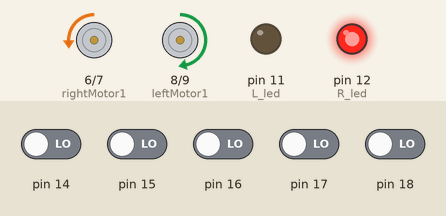
The sketch below on a simulated Arduino Uno, built with avr-gcc and run on an emulated ATmega328P. On the bench: motor-driver pin pairs drawn as motors (green arrow = first pin HIGH = forward, orange = second pin HIGH = backward, longer = more drive, scaled by the enable pin), output pins drawn as LEDs (lit = HIGH). The test bench sets the inputs (shaded band); at power-on: pin 14–18 LOW. What the sketch prints to the serial monitor is not drawn.

Above: at 10.7 s.
10.8 s: pin 15 driven HIGH
At 11.7 s:
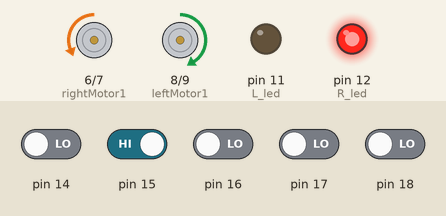
12.3 s: pin 14 driven HIGH
At 12.8 s:
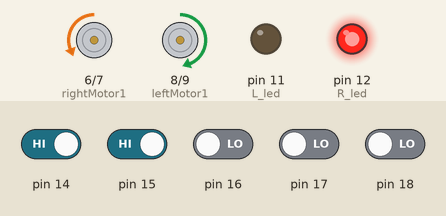
13.8 s: pin 17 driven HIGH
At 14.1 s:
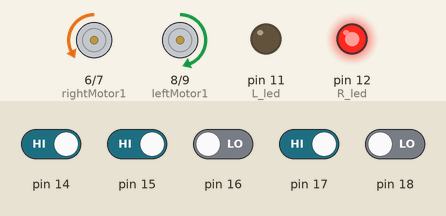
15.3 s: pin 16 driven HIGH
At 16.4 s:
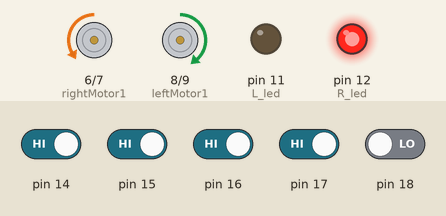
16.8 s: pin 18 driven HIGH
At 17.5 s:
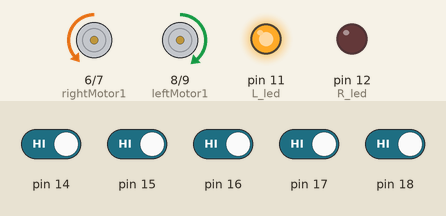
18.3 s: pin 15 driven LOW
At 18.7 s:
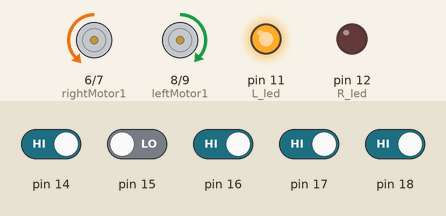
Timing chart, 0 to 20.8 s (numbered marks = the images above; inputs shaded):
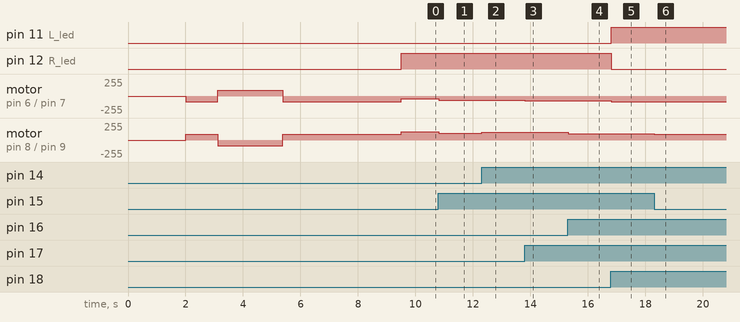

The sketch:

DoLine_QTR_5RC_MotorBlue_2.ino
```cpp
///////////// Search Line Car - QTR - 5RC - PID - Blue Motor  //////////
/////////////       10-3-2021           //////////////

#include <QTRSensors.h>

#define Kp 0.02       //0.03  //0.016 // experiment to determine this, start by something small that just makes your bot follow the line at a slow speed
#define Kd 0.38       //0.2   //0.34  // experiment to determine this, slowly increase the speeds and adjust this value. ( Note: Kp < Kd)
#define MaxSpeed 220    // max speed of the robot
#define BaseSpeed 84    //35    // this is the speed at which the motors should spin when the robot is perfectly on the line
#define NUM_SENSORS  5  // number of sensors used

#define speedturn  110 //180

#define rightMotor1   6
#define rightMotor2   7
#define rightMotorPWM 5 //5
#define leftMotor1    8
#define leftMotor2    9
#define leftMotorPWM  10 //6

#define L_led 11  // Đèn si nhan trai ////////////
#define R_led 12  // Đèn si nhan phai ////////////

//QTRSensorsRC qtrrc((unsigned char[]) {2,3,4,5,6,7,8,9} ,NUM_SENSORS, 2500, QTR_NO_EMITTER_PIN);
QTRSensorsRC qtrrc((unsigned char[]) {14,15,16,17,18} ,NUM_SENSORS, 2500, QTR_NO_EMITTER_PIN);

unsigned int sensorValues[NUM_SENSORS];

void setup()
{
  pinMode(rightMotor1, OUTPUT);
  pinMode(rightMotor2, OUTPUT);
  pinMode(rightMotorPWM, OUTPUT);
  pinMode(leftMotor1, OUTPUT);
  pinMode(leftMotor2, OUTPUT);
  pinMode(leftMotorPWM, OUTPUT);

  pinMode(L_led, OUTPUT); ////////////////
  pinMode(R_led, OUTPUT); ////////////////

  delay(2000);
  Serial.begin(112500);

  Init1(); ///////////

  wait();
  delay(3000); // wait for 2s to position the bot before entering the main loop
}

int lastError = 0;
unsigned int sensors[5];
int position = 2000;  //= qtrrc.readLine(sensors);
int motorSpeed;
int rightMotorSpeed;
int leftMotorSpeed;

void loop()
{
  position = qtrrc.readLine(sensors); // get calibrated readings along with the line position, refer to the QTR Sensors Arduino Library for more details on line position.

  int error = position - 2000;
  Serial.println(position);

    //////////////////////////////////////////////////
    motorSpeed = Kp * error + Kd * (error - lastError);
    lastError = error;

    rightMotorSpeed = BaseSpeed - motorSpeed; ///// +
    leftMotorSpeed  = BaseSpeed + motorSpeed; ///// -

    if (rightMotorSpeed > MaxSpeed )  rightMotorSpeed = MaxSpeed; // prevent the motor from going beyond max speed
    if (leftMotorSpeed > MaxSpeed )   leftMotorSpeed = MaxSpeed;  // prevent the motor from going beyond max speed
    if (rightMotorSpeed < 0)  rightMotorSpeed = 0;
    if (leftMotorSpeed < 0)   leftMotorSpeed  = 0;

    move(1, rightMotorSpeed, 1);  //motor derecho hacia adelante
    move(0, leftMotorSpeed, 0);   //motor izquierdo hacia adelante


  if (leftMotorSpeed > rightMotorSpeed)//////////////////////////
  {
    digitalWrite(L_led, HIGH); digitalWrite(R_led, LOW);
    //Serial.println("Right ...");
  }
  else
  if (leftMotorSpeed < rightMotorSpeed)//////////////////////////
  {
    digitalWrite(L_led, LOW); digitalWrite(R_led, HIGH);
    //Serial.println("Left ...");
  }


}

void wait(){
//  digitalWrite(motorPower, LOW);
}

void move(int motor, int speed, int direction){
//  digitalWrite(motorPower, HIGH); //disable standby

  boolean inPin1=LOW;  //HIGH
  boolean inPin2=HIGH; //LOW

  if(direction == 1){
    inPin1 = LOW;    //HIGH
    inPin2 = HIGH;   //LOW
  }
  if(direction == 0){
    inPin1 = HIGH; //LOW
    inPin2 = LOW;  //HIGH
  }

  if(motor == 0){
    digitalWrite(leftMotor1, inPin1);
    digitalWrite(leftMotor2, inPin2);
    analogWrite(leftMotorPWM, speed);
  }
  if(motor == 1){
    digitalWrite(rightMotor1, inPin1);
    digitalWrite(rightMotor2, inPin2);
    analogWrite(rightMotorPWM, speed);
  }
}

void Init1()
{
  for (int i = 0; i < 100; i++) // calibrate for sometime by sliding the sensors across the line, or you may use auto-calibration instead
  {
   //comment this part out for automatic calibration
    if ( i  < 25 || i >= 75 )   // turn to the left and right to expose the sensors to the brightest and darkest readings that may be encountered
    {
      move(1, 88, 1); //motor derecho hacia adelante
      move(0, 88, 0); //motor izquierdo hacia atras
    }
    else
    {
      move(1, 88, 0); //motor derecho hacia atras
      move(0, 88, 1); //motor izquierdo hacia adelante
    }

    qtrrc.calibrate();
    delay(20);
  }
}

void Init2()
{
  for (int i = 0; i < 110; i++) // calibrate for sometime by sliding the sensors across the line, or you may use auto-calibration instead
  {
   //comment this part out for automatic calibration
    if ( i  < 55 )   // turn to the left and right to expose the sensors to the brightest and darkest readings that may be encountered
    {
      move(1, 80, 1); //motor derecho hacia adelante
      move(0, 80, 1); //motor izquierdo hacia atras
    }
    else
    {
      move(1, 80, 0); //motor derecho hacia atras
      move(0, 80, 0); //motor izquierdo hacia adelante
    }

    qtrrc.calibrate();
    delay(20);
  }
}

void stop_(int delay_)
{
  move(1, 0, 0);  //motor derecho hacia adelante
  move(0, 0, 0);   //motor izquierdo hacia adelante
  delay(delay_);
}


void return_header()
{
  for (int i=0;i<15;i++)
  {
    move(1, 110, 0);    //R
    delay(10);
    move(0, 110, 1);    //L
    delay(10);
  }
}


void loop_()
{
    for (int i = 0; i < 100; i++) // calibrate for sometime by sliding the sensors across the line, or you may use auto-calibration instead
    {
    if ( i  < 25 || i >= 75 )   // turn to the left and right to expose the sensors to the brightest and darkest readings that may be encountered
    {
      move(1, 82, 1); //motor derecho hacia adelante
      move(0, 82, 0); //motor izquierdo hacia atras
    }
    else
    {
      move(1, 82, 0); //motor derecho hacia atras
      move(0, 82, 1); //motor izquierdo hacia adelante
    }

    delay(200);
  }
}

//////////////////////////////////////
void loop__()
{
  //Tien toi - forward:
   move(1, 150, 0); //1  //motor derecho hacia adelante
   move(0, 150, 0); //0

   digitalWrite(L_led, HIGH);
   digitalWrite(R_led, LOW);  delay(50);

   digitalWrite(L_led, LOW);
   digitalWrite(R_led, HIGH); delay(50);
   delay(100);
}
```

Measured:
- after the input at 10.8 s, motor on pin 6 (rightMotor1) / pin 7 (rightMotor2): backward 44/255 → backward 64/255 at once; motor on pin 8 (leftMotor1) / pin 9 (leftMotor2): forward 124/255 → forward 104/255 at once
- after the input at 12.3 s, motor on pin 8 (leftMotor1) / pin 9 (leftMotor2): forward 104/255 → forward 114/255 at once
- after the input at 13.8 s, motor on pin 6 (rightMotor1) / pin 7 (rightMotor2): backward 64/255 → backward 71/255 at once
- after the input at 15.3 s, motor on pin 6 (rightMotor1) / pin 7 (rightMotor2): backward 71/255 → backward 74/255 at once; motor on pin 8 (leftMotor1) / pin 9 (leftMotor2): forward 114/255 → forward 94/255 at once
- after the input at 16.8 s, pin 11 (L_led): LOW → HIGH at once; pin 12 (R_led): HIGH → LOW at once; motor on pin 6 (rightMotor1) / pin 7 (rightMotor2): backward 74/255 → backward 84/255 at once
- after the input at 18.3 s, motor on pin 6 (rightMotor1) / pin 7 (rightMotor2): backward 84/255 → backward 89/255 at once; motor on pin 8 (leftMotor1) / pin 9 (leftMotor2): forward 94/255 → forward 84/255 at once
